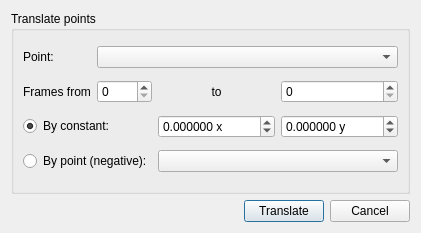
<?xml version="1.0" encoding="UTF-8"?>
<ui version="4.0">
 <class>PluginDialog</class>
 <widget class="QDialog" name="PluginDialog">
  <property name="geometry">
   <rect>
    <x>0</x>
    <y>0</y>
    <width>400</width>
    <height>233</height>
   </rect>
  </property>
  <property name="windowTitle">
   <string>Dialog</string>
  </property>
  <layout class="QGridLayout" name="gridLayout_2">
   <item row="1" column="1">
    <widget class="QPushButton" name="okButton">
     <property name="text">
      <string>Translate</string>
     </property>
    </widget>
   </item>
   <item row="1" column="2">
    <widget class="QPushButton" name="cancelButton">
     <property name="text">
      <string>Cancel</string>
     </property>
    </widget>
   </item>
   <item row="1" column="0">
    <spacer name="horizontalSpacer">
     <property name="orientation">
      <enum>Qt::Horizontal</enum>
     </property>
     <property name="sizeHint" stdset="0">
      <size>
       <width>40</width>
       <height>20</height>
      </size>
     </property>
    </spacer>
   </item>
   <item row="0" column="0" colspan="3">
    <widget class="QGroupBox" name="groupBox">
     <property name="title">
      <string>Translate points</string>
     </property>
     <layout class="QGridLayout" name="gridLayout">
      <item row="1" column="2">
       <widget class="QSpinBox" name="fromBox">
        <property name="prefix">
         <string/>
        </property>
       </widget>
      </item>
      <item row="1" column="1">
       <widget class="QLabel" name="label_3">
        <property name="text">
         <string>Frames from</string>
        </property>
       </widget>
      </item>
      <item row="1" column="4">
       <widget class="QSpinBox" name="toBox"/>
      </item>
      <item row="1" column="3">
       <widget class="QLabel" name="label_4">
        <property name="text">
         <string>to</string>
        </property>
        <property name="alignment">
         <set>Qt::AlignCenter</set>
        </property>
       </widget>
      </item>
      <item row="0" column="1">
       <widget class="QLabel" name="label">
        <property name="text">
         <string>Point:</string>
        </property>
       </widget>
      </item>
      <item row="2" column="1" colspan="2">
       <widget class="QRadioButton" name="constantRadio">
        <property name="text">
         <string>By constant:</string>
        </property>
        <property name="checked">
         <bool>true</bool>
        </property>
       </widget>
      </item>
      <item row="2" column="3">
       <widget class="QDoubleSpinBox" name="xBox">
        <property name="suffix">
         <string> x</string>
        </property>
        <property name="decimals">
         <number>6</number>
        </property>
        <property name="minimum">
         <double>-10000.000000000000000</double>
        </property>
        <property name="maximum">
         <double>10000.000000000000000</double>
        </property>
        <property name="singleStep">
         <double>0.010000000000000</double>
        </property>
       </widget>
      </item>
      <item row="2" column="4">
       <widget class="QDoubleSpinBox" name="yBox">
        <property name="suffix">
         <string> y</string>
        </property>
        <property name="decimals">
         <number>6</number>
        </property>
        <property name="minimum">
         <double>-10000.000000000000000</double>
        </property>
        <property name="maximum">
         <double>10000.000000000000000</double>
        </property>
        <property name="singleStep">
         <double>0.010000000000000</double>
        </property>
        <property name="value">
         <double>0.000000000000000</double>
        </property>
       </widget>
      </item>
      <item row="3" column="3" colspan="2">
       <widget class="QComboBox" name="trBox"/>
      </item>
      <item row="0" column="2" colspan="3">
       <widget class="QComboBox" name="pointBox"/>
      </item>
      <item row="3" column="1" colspan="2">
       <widget class="QRadioButton" name="radioButton_2">
        <property name="text">
         <string>By point (negative):</string>
        </property>
       </widget>
      </item>
     </layout>
    </widget>
   </item>
  </layout>
 </widget>
 <resources/>
 <connections/>
</ui>
